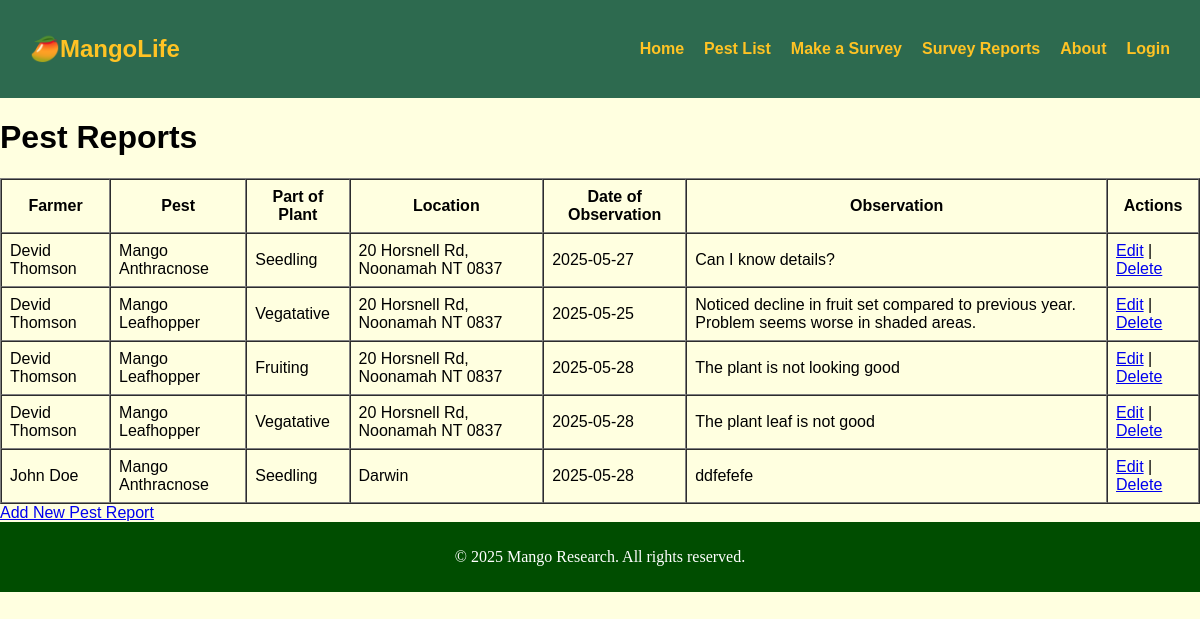
/survey_list/, run on an earlier commit of the app's database.
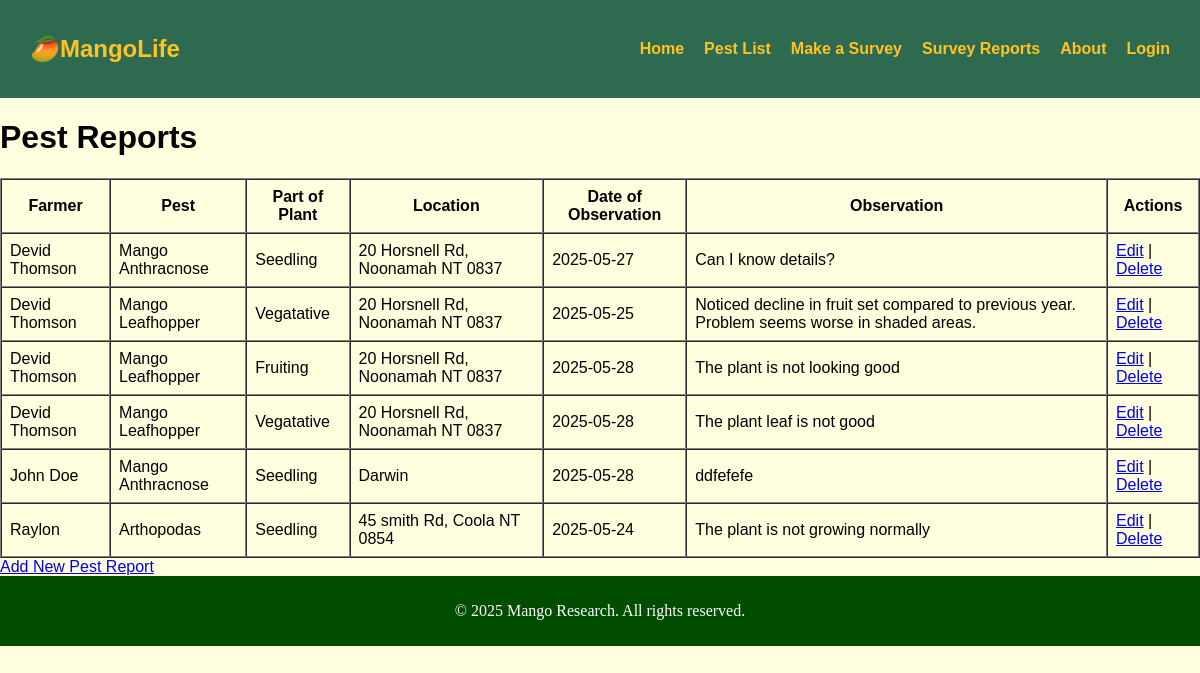
And on a later commit of the database.
### mango_pests/models.py (models this page shows, shortened)
class PestReport(models.Model):
    farmer = models.ForeignKey(Farmer, on_delete=models.CASCADE, related_name='pest_reports', default=1)
    pest_name = models.CharField(max_length=100)
    date_of_observation = models.DateField(default=timezone.now)
    observation = models.TextField()
    severity_level = models.CharField(
        max_length=8,
        choices=[('Low','Low'), ('Medium','Medium'), ('High','High')],
        default='Low'
    )
    affected_stage = models.CharField(
        max_length=20,
        choices=[('Seedling','Seedling'), ('Vegetative','Vegetative'), ('Budding','Budding'),('Flowering','Flowering'), ('Fruiting','Fruiting'), ('Maturity','Maturity'), ('Harvest','Harvest')],default='Seedling')
    affected_plant_number = models.CharField(max_length=150, default='')
    symptoms = models.CharField(max_length=250, default='')
    image = models.ImageField(upload_to='pests/images/', blank=True, null=True)  # Make image optional
    submitted_at = models.DateTimeField(auto_now_add=True)

class Farmer(models.Model):
    full_name = models.CharField(max_length=100)
    email = models.EmailField()
    phone_number = models.CharField(max_length=20, default='')
    location = models.CharField(max_length=200)
    land_size = models.CharField(max_length=70, default='')

### mango_pests/views.py (the view)
# urls.py: path('survey_list/', PestReportListView.as_view(), name='pestreport_list'),
class PestReportListView(ListView):
    model = PestReport
    template_name = 'mango_pests/survey_list.html'
    context_object_name = 'pestreports'

### mango_pests/templates/mango_pests/survey_list.html
{% extends "mango_pests/base.html" %}
{% load static %}
{% block content %}
<h1>Pest Reports</h1>
<table border="1" cellpadding="8" cellspacing="0">
  <thead>
    <tr>
      <th>Farmer</th>
      <th>Pest</th>
      <th>Part of Plant</th>
      <th>Location</th>
      <th>Date of Observation</th>
      <th>Observation</th>
      <th>Actions</th>
    </tr>
  </thead>
  <tbody>
    {% for report in pestreports %}
      <tr>
        <td>{{ report.farmer.full_name }}</td>
        <td>{{ report.pest_name }}</td>
        <td>{{ report.affected_stage }}</td>
        <td>{{ report.farmer.location }}</td>
        <td>{{ report.date_of_observation|date:"Y-m-d" }}</td>
        <td>{{ report.observation|truncatewords:15 }}</td>
        <td>
          <a href="{% url 'pestreport_edit' report.pk %}">Edit</a> |
          <a href="{% url 'pestreport_delete' report.pk %}">Delete</a>
        </td>
      </tr>
    {% empty %}
      <tr>
        <td colspan="7">No pest reports found.</td>
      </tr>
    {% endfor %}
  </tbody>
</table>
<a href="{% url 'report_pest' %}">Add New Pest Report</a>
{% endblock %}

What changed in the data, as far as the page shows it:
added PestReport: farmer.full_name "Raylon", pest_name "Arthopodas", affected_stage "Seedling", farmer.location "45 smith Rd, Coola NT 0854", date_of_observation "2025-05-24", observation "The plant is not growing normally"
